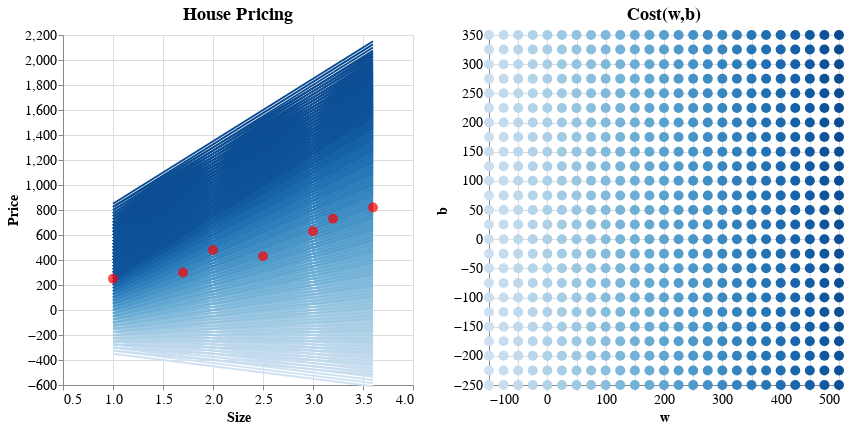

Notebook cell for this chart:
### Code cell
_size = 300
w_range = np.array([200 - _size, 200 + _size])
b_range = np.array([50 - _size, 50 + _size])
m = 25
b_space  = np.linspace(*b_range, m)
w_space  = np.linspace(*w_range, m)

arr_w = np.zeros(m*m)
arr_b = np.zeros(m*m)
arr_cost = np.zeros(m*m)

k = 0
for i in range(m):
    for j in range(m):
        arr_w[k] = w_space[i]
        arr_b[k] = b_space[j]
        _cost = compute_cost(x_train2, y_train2, w_space[i], b_space[j])
        if _cost == 0: _cost = 1e-6
        arr_cost[k] = _cost
        k += 1

idx = np.argsort(arr_cost)[0]
print(f"Min Cost: {arr_cost[idx]} | w: {arr_w[idx]} ~ b: {arr_b[idx]}")

df = pd.DataFrame(columns = ["id", "w", "b", 'cost', "x_train", "y_wb"])

k = 0
for i in range(len(arr_w)):
    for x in x_train2:
        y_wb = x * arr_w[i] + arr_b[i]
        tmp = [i, arr_w[i], arr_b[i], arr_cost[i], x, y_wb]
        df.loc[k] = tmp
        k += 1

df = df.astype({"id": 'int'})

selector = alt.selection_point(on='mouseover', fields=['id'], nearest=True)

base = alt.Chart(df).properties(
    width=350,
    height=350
).add_params(selector)

wb_points = base.mark_point(filled=True, size=100).encode(
    x=alt.X('mean(w)', title='w'),
    y=alt.Y('mean(b)', title='b'),
    tooltip=[alt.Tooltip("mean(cost)", title='Cost:'), alt.Tooltip('w', title='w:'), alt.Tooltip('b', title='b:')],
    color=alt.condition(selector, 'id:O', alt.value('lightgray'), legend=None),
    # color=alt.condition(selector, alt.value('steelblue'), alt.value('lightgray'), legend=None)
)

prediction_lines = base.mark_line().encode(
    x='x_train',
    y=alt.Y('y_wb').scale(domain=(-600, 2100)),    
    color=alt.Color('id:O').legend(None)
    
).transform_filter(
    selector
)

df_actual_point = pd.DataFrame({
    'x_actual': x_train2,
    'y_actual': y_train2,
})

actual_point = alt.Chart(df_actual_point).mark_point(
    filled=True,
    size=100,
    color='red'
).encode(
    x=alt.X('x_actual', title="Size", scale=alt.Scale(domain=[0.5, 4.0], clamp=True)),
    y=alt.Y('y_actual', title="Price")
)

plot1 = alt.layer(prediction_lines, actual_point).properties(title='House Pricing')
plot2 = alt.layer(wb_points).properties(title='Cost(w,b)')
(plot1 | plot2).configure_axis(
    labelFontSize=14,
    titleFontSize=14
).configure_title(
    # font='Courier',
    # anchor='middle',
    # color='gray',
    fontSize=18
)

### Figure 1 — Vega-Lite specification as saved in the notebook (floating-point values rounded to 4 significant figures; data arrays with more than 128 entries replaced by an {"elided": "..."} marker saying what was removed)
{"config": {"view": {"continuousWidth": 300, "continuousHeight": 300}, "axis": {"labelFontSize": 14, "titleFontSize": 14}, "title": {"fontSize": 18}}, "hconcat": [{"layer": [{"data": {"name": "data-84e0e243124ab92db2b7c36b6706f50f"}, "mark": {"type": "line"}, "encoding": {"color": {"field": "id", "legend": null, "type": "ordinal"}, "x": {"field": "x_train", "type": "quantitative"}, "y": {"field": "y_wb", "scale": {"domain": [-600, 2100]}, "type": "quantitative"}}, "name": "view_3", "transform": [{"filter": {"param": "param_2"}}]}, {"data": {"name": "data-69800ef64262401b7bc18c0fe3079274"}, "mark": {"type": "point", "color": "red", "filled": true, "size": 100}, "encoding": {"x": {"field": "x_actual", "scale": {"clamp": true, "domain": [0.5, 4.0]}, "title": "Size", "type": "quantitative"}, "y": {"field": "y_actual", "title": "Price", "type": "quantitative"}}}], "height": 350, "title": "House Pricing", "width": 350}, {"layer": [{"mark": {"type": "point", "filled": true, "size": 100}, "encoding": {"color": {"condition": {"param": "param_2", "field": "id", "type": "ordinal", "legend": null}, "value": "lightgray"}, "tooltip": [{"aggregate": "mean", "field": "cost", "title": "Cost:", "type": "quantitative"}, {"field": "w", "title": "w:", "type": "quantitative"}, {"field": "b", "title": "b:", "type": "quantitative"}], "x": {"aggregate": "mean", "field": "w", "title": "w", "type": "quantitative"}, "y": {"aggregate": "mean", "field": "b", "title": "b", "type": "quantitative"}}, "name": "view_4"}], "data": {"name": "data-84e0e243124ab92db2b7c36b6706f50f"}, "height": 350, "title": "Cost(w,b)", "width": 350}], "params": [{"name": "param_2", "select": {"type": "point", "fields": ["id"], "nearest": true, "on": "mouseover"}, "views": ["view_3", "view_4"]}], "$schema": "https://vega.github.io/schema/vega-lite/v5.16.3.json", "datasets": {"data-84e0e243124ab92db2b7c36b6706f50f": {"elided": "4375 records"}, "data-69800ef64262401b7bc18c0fe3079274": [{"x_actual": 1.0, "y_actual": 250}, {"x_actual": 1.7, "y_actual": 300}, {"x_actual": 2.0, "y_actual": 480}, {"x_actual": 2.5, "y_actual": 430}, {"x_actual": 3.0, "y_actual": 630}, {"x_actual": 3.2, "y_actual": 730}, {"x_actual": 3.6, "y_actual": 820}]}}
